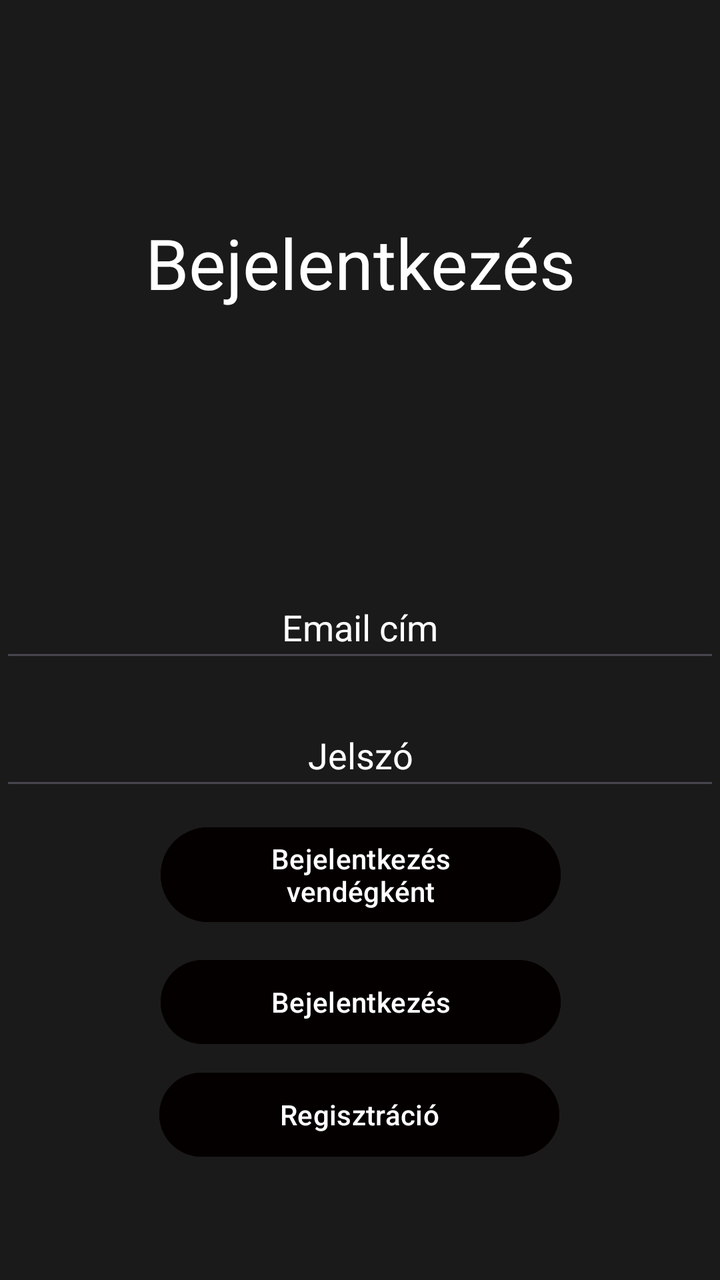
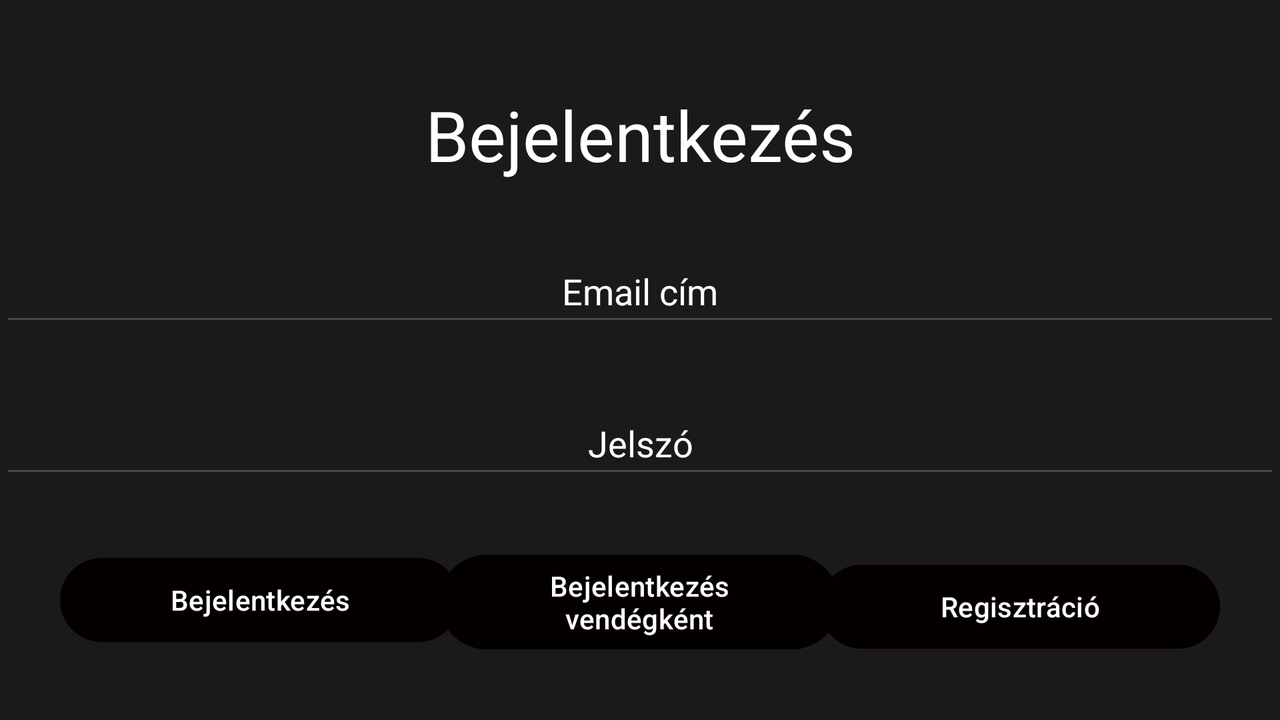

One screen, two layout resources from the same app: the default and the repository's alternative for another configuration. Each is rendered where Android would select it; the XML of both is given below.
<!-- AndroidManifest.xml: application theme Theme.Ingatlan -->
<!-- res/layout/activity_main.xml -->
<?xml version="1.0" encoding="utf-8"?>
<androidx.constraintlayout.widget.ConstraintLayout xmlns:android="http://schemas.android.com/apk/res/android"
    xmlns:app="http://schemas.android.com/apk/res-auto"
    xmlns:tools="http://schemas.android.com/tools"
    android:id="@+id/main"
    android:layout_width="match_parent"
    android:layout_height="match_parent"
    android:background="@color/primaryColor"
    tools:context=".MainActivity">

    <TextView
        android:layout_width="match_parent"
        android:layout_height="wrap_content"
        android:layout_marginTop="108dp"
        android:text="Bejelentkezés"
        android:textAlignment="center"
        android:textSize="35sp"
        android:textColor="@color/white"
        app:layout_constraintTop_toTopOf="parent"
        tools:layout_editor_absoluteX="0dp" />

    <EditText
        android:id="@+id/email"
        android:layout_width="match_parent"
        android:layout_height="wrap_content"
        android:layout_marginTop="288dp"
        android:ems="10"
        android:hint="@string/email_c_m"
        android:inputType="textEmailAddress"
        android:minHeight="48dp"
        android:textAlignment="center"
        android:textColorHint="@color/white"
        android:textColor="@color/white"
        app:layout_constraintEnd_toEndOf="parent"
        app:layout_constraintHorizontal_bias="0.0"
        app:layout_constraintStart_toStartOf="parent"
        app:layout_constraintTop_toTopOf="parent" />

    <EditText
        android:id="@+id/password"
        android:layout_width="match_parent"
        android:layout_height="wrap_content"
        android:layout_marginTop="16dp"
        android:ems="10"
        android:hint="@string/password"
        android:inputType="textPassword"
        android:minHeight="48dp"
        android:textColorHint="@color/white"
        android:textColor="@color/white"
        android:textAlignment="center"
        app:layout_constraintEnd_toEndOf="parent"
        app:layout_constraintHorizontal_bias="0.0"
        app:layout_constraintStart_toStartOf="parent"
        app:layout_constraintTop_toBottomOf="@+id/email" />

    <Button
        android:id="@+id/loginasguest"
        android:layout_width="200dp"
        android:layout_height="wrap_content"
        android:layout_marginBottom="10dp"
        android:backgroundTint="#050000"
        android:onClick="loginAsGuest"
        android:text="Bejelentkezés vendégként"
        app:layout_constraintBottom_toTopOf="@+id/login"
        app:layout_constraintEnd_toEndOf="parent"
        app:layout_constraintHorizontal_bias="0.502"
        app:layout_constraintStart_toStartOf="parent"
        app:layout_constraintTop_toBottomOf="@+id/password"
        app:layout_constraintVertical_bias="0.9" />

    <Button
        android:id="@+id/login"
        android:layout_width="200dp"
        android:layout_height="50dp"
        android:backgroundTint="#050000"
        android:onClick="login"
        android:text="@string/login"
        app:layout_constraintBottom_toBottomOf="parent"
        app:layout_constraintEnd_toEndOf="parent"
        app:layout_constraintHorizontal_bias="0.502"
        app:layout_constraintStart_toStartOf="parent"
        app:layout_constraintTop_toBottomOf="@+id/password"
        app:layout_constraintVertical_bias="0.4" />

    <Button
        android:id="@+id/register"
        android:layout_width="200dp"
        android:layout_height="50dp"
        android:backgroundTint="#050000"
        android:onClick="register"
        android:text="@string/register"
        app:layout_constraintBottom_toBottomOf="parent"
        app:layout_constraintEnd_toEndOf="parent"
        app:layout_constraintHorizontal_bias="0.497"
        app:layout_constraintStart_toStartOf="parent"
        app:layout_constraintTop_toBottomOf="@+id/login"
        app:layout_constraintVertical_bias="0.1" />


</androidx.constraintlayout.widget.ConstraintLayout>
<!-- resources referenced by this layout -->
<resources>
  <color name="primaryColor">#1B1A1A</color>
  <color name="white">#FFFFFFFF</color>
  <string name="email_c_m">Email cím</string>
  <string name="login">Bejelentkezés</string>
  <string name="password">Jelszó</string>
  <string name="register">Regisztráció</string>
  <style name="Theme.Ingatlan" parent="Base.Theme.Ingatlan" />
  <style name="Base.Theme.Ingatlan" parent="Theme.Material3.DayNight.NoActionBar">
          
          
      </style>
</resources>
<!-- res/layout-land/activity_main.xml (the repository's variant of the layout above) -->
<!-- drawn on the phone turned sideways -->
<?xml version="1.0" encoding="utf-8"?>
<androidx.constraintlayout.widget.ConstraintLayout
    xmlns:android="http://schemas.android.com/apk/res/android"
    xmlns:tools="http://schemas.android.com/tools"
    xmlns:app="http://schemas.android.com/apk/res-auto"
    android:id="@+id/main"
    android:layout_width="match_parent"
    android:layout_height="match_parent"
    android:background="@color/primaryColor"
    tools:context=".MainActivity">


    <TextView
        android:layout_width="match_parent"
        android:layout_height="wrap_content"
        android:layout_marginTop="44dp"
        android:text="Bejelentkezés"
        android:textAlignment="center"
        android:textColor="@color/white"
        android:textSize="35sp"
        app:layout_constraintTop_toTopOf="parent"
        tools:layout_editor_absoluteX="0dp" />

    <EditText
        android:id="@+id/password"
        android:layout_width="match_parent"
        android:layout_height="wrap_content"
        android:layout_marginTop="28dp"
        android:ems="10"
        android:hint="@string/password"
        android:inputType="textPassword"
        android:minHeight="48dp"
        android:textColor="@color/white"
        android:textColorHint="@color/white"
        android:textAlignment="center"
        app:layout_constraintEnd_toEndOf="parent"
        app:layout_constraintHorizontal_bias="0.0"
        app:layout_constraintStart_toStartOf="parent"
        app:layout_constraintTop_toBottomOf="@+id/email" />

    <EditText
        android:id="@+id/email"
        android:layout_width="match_parent"
        android:layout_height="wrap_content"
        android:layout_marginTop="120dp"
        android:ems="10"
        android:hint="@string/email_c_m"
        android:inputType="textEmailAddress"
        android:minHeight="48dp"
        android:textAlignment="center"
        android:textColor="@color/white"
        android:textColorHint="@color/white"
        app:layout_constraintEnd_toEndOf="parent"
        app:layout_constraintHorizontal_bias="0.0"
        app:layout_constraintStart_toStartOf="parent"
        app:layout_constraintTop_toTopOf="parent" />

    <Button
        android:id="@+id/loginasguest"
        android:layout_width="200dp"
        android:layout_height="wrap_content"
        android:onClick="loginAsGuest"
        android:text="Bejelentkezés vendégként"
        android:backgroundTint="#050000"
        app:layout_constraintBottom_toBottomOf="parent"
        app:layout_constraintEnd_toEndOf="parent"
        app:layout_constraintHorizontal_bias="0.499"
        app:layout_constraintStart_toStartOf="parent"
        app:layout_constraintTop_toBottomOf="@+id/password"
        app:layout_constraintVertical_bias="0.485" />

    <Button
        android:id="@+id/register"
        android:layout_width="200dp"
        android:layout_height="50dp"
        android:layout_marginTop="10dp"
        android:layout_marginRight="30dp"
        android:backgroundTint="#050000"
        android:onClick="register"
        android:text="@string/register"
        app:layout_constraintBottom_toBottomOf="parent"
        app:layout_constraintEnd_toEndOf="parent"
        app:layout_constraintHorizontal_bias="1.0"
        app:layout_constraintStart_toStartOf="parent"
        app:layout_constraintTop_toBottomOf="@+id/password"
        app:layout_constraintVertical_bias="0.435" />

    <Button
        android:id="@+id/login"
        android:layout_width="200dp"
        android:layout_height="50dp"
        android:onClick="login"
        android:text="@string/login"
        android:layout_marginLeft="30dp"
        android:backgroundTint="#050000"
        app:layout_constraintBottom_toBottomOf="parent"
        app:layout_constraintEnd_toEndOf="parent"
        app:layout_constraintHorizontal_bias="0.0"
        app:layout_constraintStart_toStartOf="parent"
        app:layout_constraintTop_toBottomOf="@+id/password"
        app:layout_constraintVertical_bias="0.468" />


</androidx.constraintlayout.widget.ConstraintLayout>
